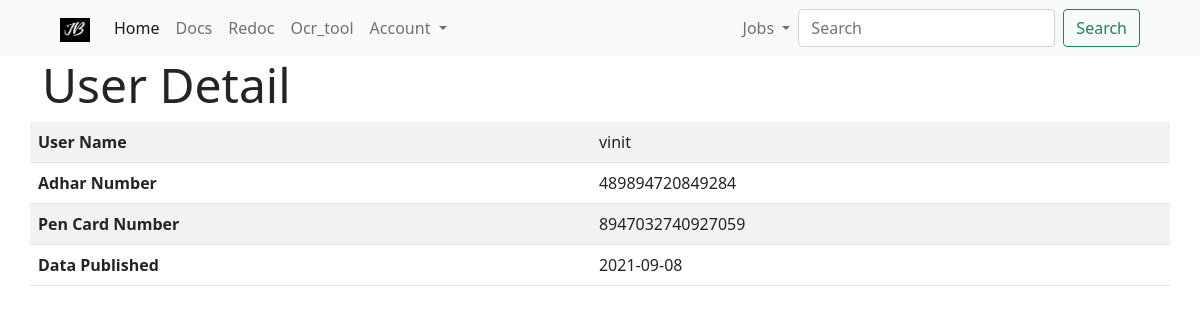
/details/4, run on the app's committed database.
### db/models/jobs.py (models this page shows)
class Job(Base):
    id = Column(Integer, primary_key=True, index=True)
    name = Column(String, nullable=False)
    adhar = Column(String, nullable=False)
    pen = Column(String, nullable=False)
    date_posted = Column(Date)
    is_active = Column(Boolean(), default=True)
    owner_id = Column(Integer, ForeignKey("user.id"))
    owner = relationship("User", back_populates="jobs")

### webapps/jobs/route_jobs.py (the view)
@router.get("/details/{id}")
def job_detail(id: int, request: Request, db: Session = Depends(get_db)):
    job = retreive_job(id=id, db=db)
    return templates.TemplateResponse(
        "jobs/detail.html", {"request": request, "job": job}
    )

### templates/jobs/detail.html (shortened to what this page needs)
{% extends "shared/base.html" %}
{% block content %}
  <div class="container">
  <div class="row">
    <div class="col">
      <h1 class="display-5">User Detail</h1>
    </div>
  </div>
  <div class="row">
      <table class="table table-striped table-hover">
        <tbody>
          <tr>
            <th scope="row">User Name</th>
            <td colspan="2">{{job.name}}</td>
          </tr>
          <tr>
            <th scope="row">Adhar Number</th>
            <td colspan="2">{{job.adhar}}</td>
          </tr>
          <tr>
            <th scope="row">Pen Card Number</th>
            <td colspan="2">{{job.pen}}</td>
          </tr>
          <tr>
            <th scope="row">Data Published</th>
            <td colspan="2">{{job.date_posted}}</td>
          </tr>
        </tbody>
    </table>
  </div>
</div>
{% endblock %}

### data on the page
Job: name "vinit", adhar "489894720849284", pen "8947032740927059", date_posted "2021-09-08"
